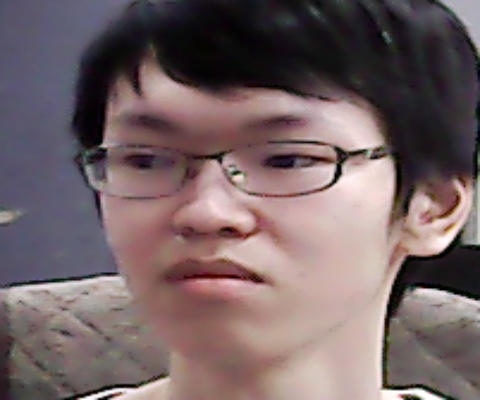
#> input picture face_recognition_siamese/examples/test_1.jpg, 480 x 400 px, found by its file name
$ python opencv_test.py
#> lines starting #> are read from the running program, lines starting #| are printed output that depends on the picture
import cv2
import matplotlib.pyplot as plt

fig = plt.figure(figsize=(10, 7))
rows = 2
columns = 2
img = cv2.imread('/home/diego/facial-recognition-system-implemented-in-an-unmanned-aerial-vehicle'
                 '/face_recognition_siamese/examples/test_1.jpg')
#> img is the input picture: shape (400, 480, 3); mean B, G, R 101, 99.2, 116.5
img2 = cv2.imread('/home/diego/facial-recognition-system-implemented-in-an-unmanned-aerial-vehicle'
                  '/face_recognition_siamese/examples/test_2.jpg')
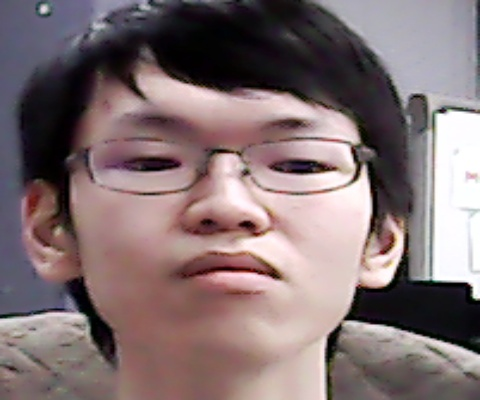
#> input picture face_recognition_siamese/examples/test_2.jpg, 480 x 400 px, found by its file name
#> img2 is the input picture: shape (400, 480, 3); mean B, G, R 114.8, 113.2, 130.4
fig.add_subplot(rows, columns, 1)
# showing image
plt.imshow(img)
plt.axis('off')
plt.title("First")
# Adds a subplot at the 2nd position
fig.add_subplot(rows, columns, 2)
# showing image
plt.imshow(img2)
plt.axis('off')
plt.title("Second")
plt.show()
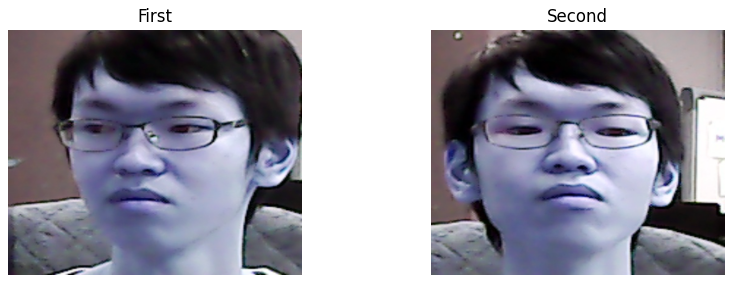
#> figure drawn by matplotlib, 2 panels; B, G, R data is drawn as R, G, B
